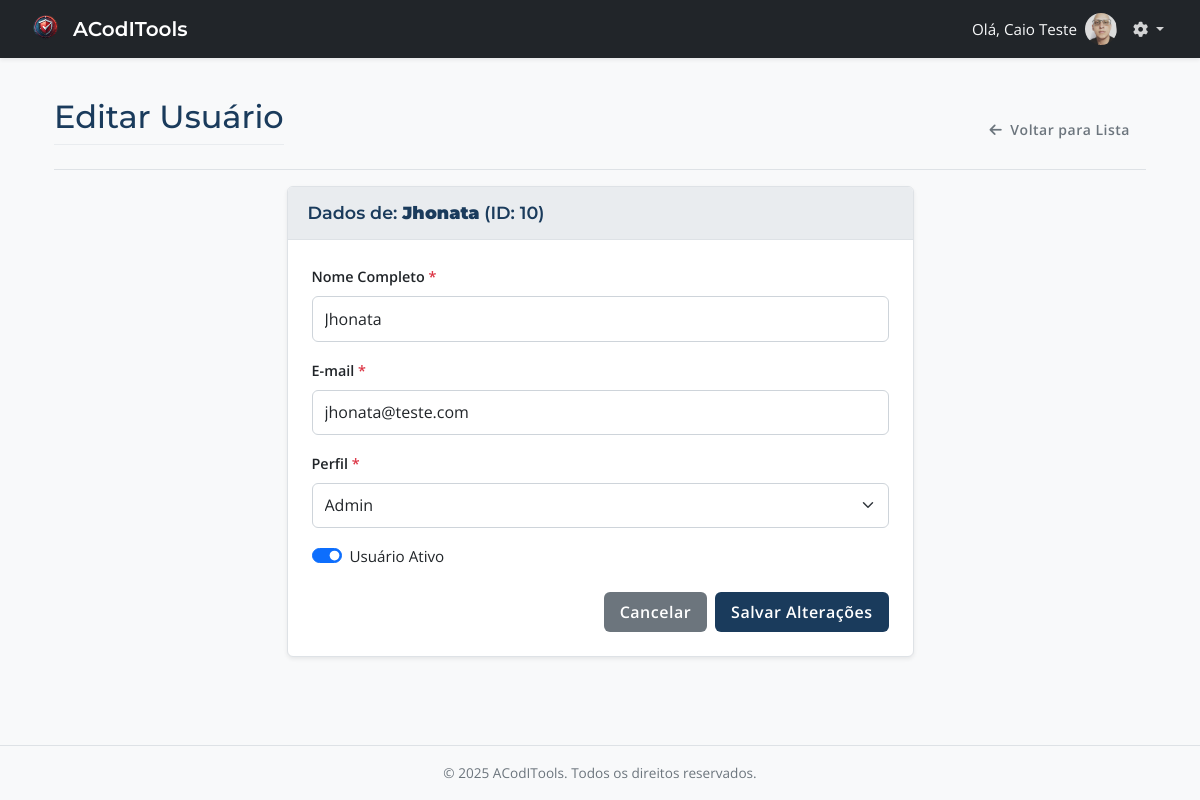
Screenshot of /admin/editar_usuario.php?id=10 (signed in) with the database file from the repository.
### tables this page shows
CREATE TABLE `usuarios` (
  `id` int(11) NOT NULL,
  `nome` varchar(255) NOT NULL,
  `email` varchar(255) NOT NULL,
  `senha` varchar(255) NOT NULL,
  `perfil` enum('admin','auditor','gestor') NOT NULL DEFAULT 'auditor',
  `ativo` tinyint(1) NOT NULL DEFAULT 1,
  `data_cadastro` datetime NOT NULL DEFAULT current_timestamp(),
  `foto` varchar(255) DEFAULT NULL,
  `primeiro_acesso` tinyint(1) NOT NULL DEFAULT 1 COMMENT '0 = Não é o primeiro acesso, 1 = Primeiro acesso',
  `empresa_id` int(11) DEFAULT NULL
);

### includes/admin_functions.php (called while the page is built, shortened)
<?php
function getUsuario($conexao, $id) {
    $sql = "SELECT id, nome, email, perfil, ativo, data_cadastro, foto FROM usuarios WHERE id = ?";
    $stmt = $conexao->prepare($sql);
    $stmt->execute([$id]);
    return $stmt->fetch(PDO::FETCH_ASSOC);
}

### admin/editar_usuario.php (the view, shortened to what this page needs)
<?php
require_once __DIR__ . '/../includes/config.php';
require_once __DIR__ . '/../includes/layout_admin.php';
require_once __DIR__ . '/../includes/admin_functions.php';
$usuario_id_editar = filter_input(INPUT_GET, 'id', FILTER_VALIDATE_INT);
$usuario = getUsuario($conexao, $usuario_id_editar);
$perfis_validos = ['admin', 'gestor', 'auditor'];
$title = "ACodITools - Editar Usuário: " . htmlspecialchars($usuario['nome']);
echo getHeaderAdmin($title);
?>
<div class="container-fluid">
    <div class="d-flex justify-content-between flex-wrap flex-md-nowrap align-items-center pt-3 pb-2 mb-3 border-bottom">
         <h1 class="h2">Editar Usuário</h1>
         <a href="<?= BASE_URL ?>admin/usuarios.php" class="btn btn-sm btn-outline-secondary">
            <i class="fas fa-arrow-left me-1"></i> Voltar para Lista
         </a>
    </div>
    <div class="row justify-content-center">
        <div class="col-md-8 col-lg-7"> <?php  ?>
            <div class="card">
                 <div class="card-header">
                    Dados de: <strong><?= htmlspecialchars($usuario['nome']) ?></strong> (ID: <?= htmlspecialchars($usuario['id']) ?>)
                 </div>
                <div class="card-body">
                    <form method="POST" action="<?= BASE_URL ?>admin/editar_usuario.php?id=<?= htmlspecialchars($usuario['id']) ?>" id="editUserForm" novalidate>
                        <div class="mb-3">
                            <label for="nome" class="form-label">Nome Completo <span class="text-danger">*</span></label>
                            <input type="text" class="form-control" id="nome" name="nome" value="<?= htmlspecialchars($usuario['nome']) ?>" required>
                        </div>
                        <div class="mb-3">
                            <label for="email" class="form-label">E-mail <span class="text-danger">*</span></label>
                            <input type="email" class="form-control" id="email" name="email" value="<?= htmlspecialchars($usuario['email']) ?>" required>
                        </div>
                        <div class="mb-3">
                            <label for="perfil" class="form-label">Perfil <span class="text-danger">*</span></label>
                            <select class="form-select" id="perfil" name="perfil" required>
                                <?php foreach ($perfis_validos as $p): ?>
                                    <option value="<?= $p ?>" <?= ($usuario['perfil'] === $p) ? 'selected' : '' ?>>
                                        <?= ucfirst($p) ?>
                                    </option>
                                <?php endforeach; ?>
                            </select>
                        </div>
                        <div class="mb-3 form-check form-switch"> <?php  ?>
                            <input class="form-check-input" type="checkbox" role="switch" id="ativo" name="ativo" <?= $usuario['ativo'] ? 'checked' : '' ?> <?= ($usuario['id'] == $_SESSION['usuario_id']) ? 'disabled' : '' ?>> <?php  ?>
                            <label class="form-check-label" for="ativo">Usuário Ativo</label>
                        </div>
                         <div class="d-flex justify-content-end mt-4">
                            <a href="<?= BASE_URL ?>admin/usuarios.php" class="btn btn-secondary me-2">Cancelar</a>
                            <button type="submit" class="btn btn-primary">Salvar Alterações</button>
                        </div>
                    </form>
                 </div>
            </div>
        </div>
    </div>
</div>
<?php
echo getFooterAdmin();
?>

### assets/css/style_admin.css (style rules this page uses)
body { background-color: var(--accent-color); }
main .h2 { font-family: var(--font-secondary); color: var(--primary-color); margin-bottom: 1rem; padding-bottom: 0.5rem; border-bottom: 1px solid var(--light-gray); }

### assets/css/theme.css (style rules this page uses)
:root { --primary-color: #1a3b5c; --secondary-color: #00c6ab; --accent-color: #f8f9fa; --light-gray: #e9ecef; --dark-gray: #6c757d; --text-color: #212529; --text-color-light: #ffffff; --link-color: var(--secondary-color); --link-hover-color: #00a088; --success-color: #198754; --danger-color: #dc3545; --warning-color: #ffc107; --info-color: #0dcaf0; --font-primary: 'Open Sans', sans-serif; --font-secondary: 'Montserrat', sans-serif; --border-radius: 0.375rem; --box-shadow-sm: 0 .125rem .25rem rgba(0, 0, 0, .075); --box-shadow: 0 .5rem 1rem rgba(0, 0, 0, .15); --box-shadow-lg: 0 1rem 3rem rgba(0, 0, 0, .175); --transition-speed: 0.2s; }
html { height: 100%; scroll-behavior: smooth; }
body { font-family: var(--font-primary); color: var(--text-color); background-color: var(--accent-color); display: flex; flex-direction: column; min-height: 100%; margin: 0; font-size: 0.95rem; line-height: 1.6; }
h1, h2, h3, h4, h5, h6 { font-family: var(--font-secondary); font-weight: 600; color: var(--primary-color); }
a { color: var(--link-color); text-decoration: none; transition: color var(--transition-speed) ease-in-out; }
.card { border: 1px solid #dee2e6; box-shadow: var(--box-shadow-sm); border-radius: var(--border-radius); margin-bottom: 1.5rem; background-color: #fff; }
.card-header { background-color: var(--light-gray); border-bottom: 1px solid #dee2e6; font-family: var(--font-secondary); font-weight: 600; padding: 0.75rem 1.25rem; font-size: 1.1rem; color: var(--primary-color); }
.card-body { padding: 1.5rem; }
.btn { border-radius: var(--border-radius); padding: 0.5rem 1rem; font-weight: 600; transition: all var(--transition-speed) ease-in-out; border: none; letter-spacing: 0.5px; }
.btn-primary { background-color: var(--primary-color); color: var(--text-color-light); }
.btn-secondary { background-color: var(--dark-gray); color: var(--text-color-light); }
.form-label { font-weight: 600; margin-bottom: 0.5rem; font-size: 0.9rem; }
.form-control, .form-select { border-radius: var(--border-radius); border: 1px solid #ced4da; padding: 0.6rem 0.75rem; transition: border-color var(--transition-speed) ease-in-out, box-shadow var(--transition-speed) ease-in-out; }
.text-danger { color: var(--danger-color) !important; }

### rows the page displays
usuarios: nome "Jhonata", id "10", email "jhonata@teste.com", perfil "Admin", ativo "☑"

### other values shown
$nome_admin "Caio Teste"
